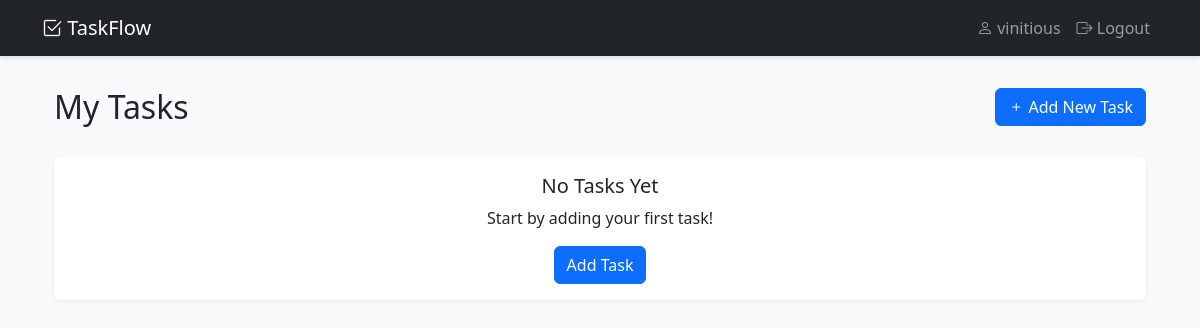
The app's page / (signed in), older data.
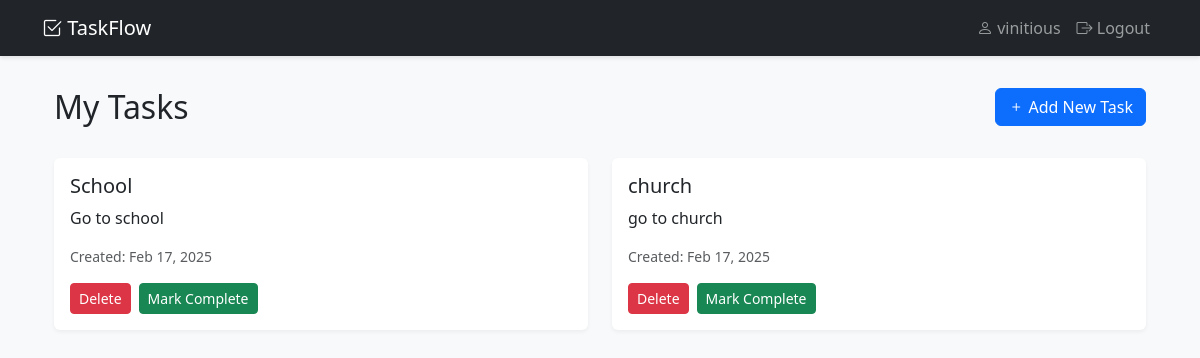
The same page, newer data.
### tasks/models.py (models this page shows, shortened)
class Task(models.Model):
    title = models.CharField(max_length=200)
    description = models.TextField(blank=True, null=True)
    completed = models.BooleanField(default=False)
    created_at = models.DateTimeField(auto_now_add=True)
    user = models.ForeignKey(User, on_delete=models.CASCADE)

### tasks/views.py (the view)
# urls.py: path('', views.task_list, name='task_list'),
@login_required
def task_list(request):
    tasks = Task.objects.filter(user=request.user)
    return render(request, 'tasks/task_list.html', {'tasks' : tasks})

### tasks/templates/tasks/task_list.html (shortened to what this page needs)
{% extends 'base.html' %}
{% block content %}
<div class="container">
    <div class="row mb-4">
        <div class="col">
            <h2>My Tasks</h2>
        </div>
        <div class="col text-end">
            <a href="{% url 'task_create' %}" class="btn btn-primary">
                <i class="bi bi-plus"></i> Add New Task
            </a>
        </div>
    </div>
    {% if tasks %}
        <div class="row">
            {% for task in tasks %}
                <div class="col-md-6 mb-3">
                    <div class="card {% if task.completed %}border-success{% endif %}">
                        <div class="card-body">
                            <h5 class="card-title">{{ task.title }}</h5>
                            <p class="card-text">{{ task.description|default:"No description provided" }}</p>
                            <p class="text-muted small">Created: {{ task.created_at|date:"M d, Y" }}</p>
                            <div class="btn-group" role="group">
                                <form method="POST" action="{% url 'task_delete' task.id %}" style="display: inline;">
                                    <button type="submit" class="btn btn-danger btn-sm"
                                            onclick="return confirm('Are you sure you want to delete this task?');">
                                        Delete
                                    </button>
                                </form>
                                {% if not task.completed %}
                                    <form method="POST" action="#" style="display: inline;">
                                        <button type="submit" class="btn btn-success btn-sm ms-2">
                                            Mark Complete
                                        </button>
                                    </form>
                                {% endif %}
                            </div>
                        </div>
                    </div>
                </div>
            {% endfor %}
        </div>
    {% else %}
        <div class="card">
            <div class="card-body text-center">
                <h5 class="card-title">No Tasks Yet</h5>
                <p class="card-text">Start by adding your first task!</p>
                <a href="{% url 'task_create' %}" class="btn btn-primary">
                    Add Task
                </a>
            </div>
        </div>
    {% endif %}
</div>
{% endblock %}

Row changes from the older to the newer data that the page shows:
added Task: title "School", description "Go to school", created_at "Feb 17, 2025", completed "Mark Complete"
added Task: title "church", description "go to church", created_at "Feb 17, 2025", completed "Mark Complete"
Text that changed along with them:
text no longer shown: "No Tasks Yet Start by adding your first task! Add Task"
